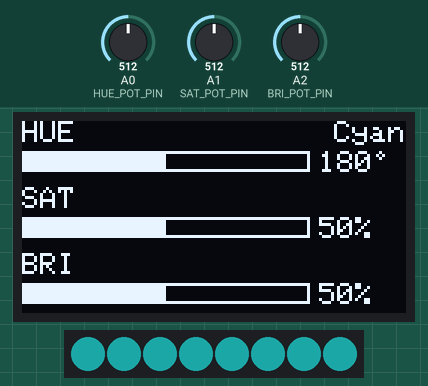
A sketch run on a simulated Arduino Leonardo, built with avr-gcc and run on an emulated ATmega32U4. Shown: 128×64 one-colour display, 8 RGB LEDs in strip order, left to right. The test bench sets the inputs (shaded band); at power-on: A0 (HUE_POT_PIN) = 512, A1 (SAT_POT_PIN) = 512, A2 (BRI_POT_PIN) = 512. Dim RGB values are drawn brighter than linear.

Above: at 1.2 s.
1.3 s: A0 (HUE_POT_PIN) set to 335
At 1.8 s:
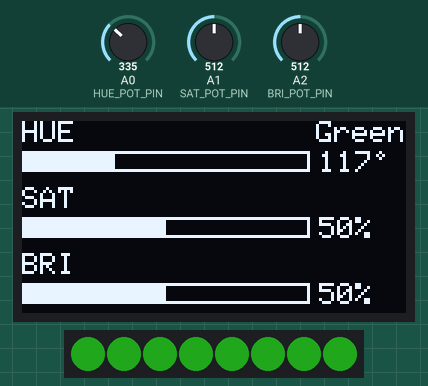
2.8 s: A1 (SAT_POT_PIN) set to 263
At 4.0 s:
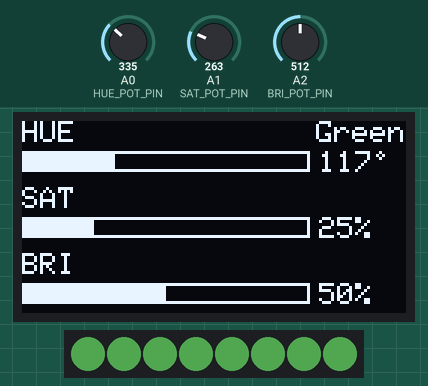
4.3 s: A1 (SAT_POT_PIN) set to 256
At 5.4 s:
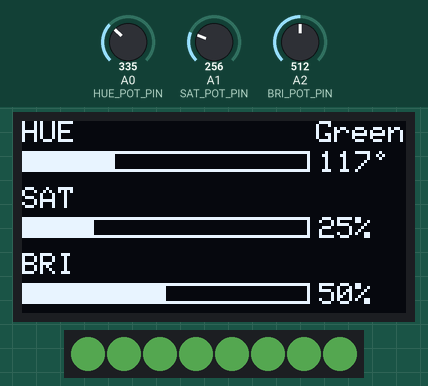
5.8 s: A2 (BRI_POT_PIN) set to 335
At 6.7 s:
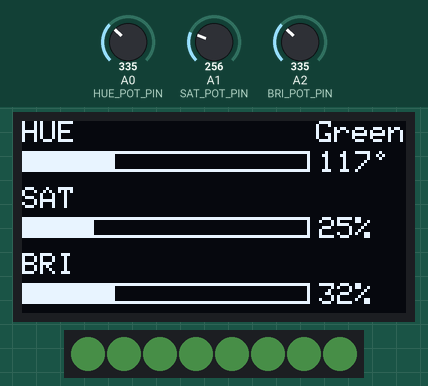
7.3 s: A0 (HUE_POT_PIN) set to 511
At 7.9 s:
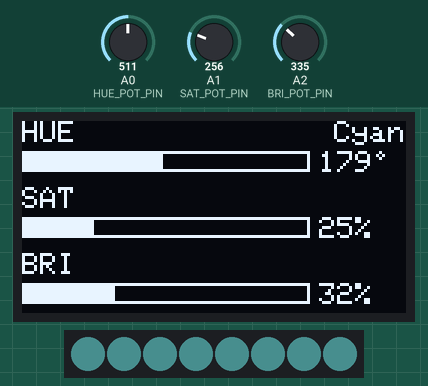
8.8 s: A2 (BRI_POT_PIN) set to 332
At 10.1 s:
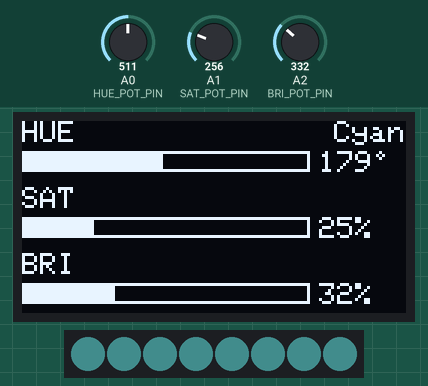
Timing chart, 0 to 11.3 s (numbered marks = the images above; inputs shaded):
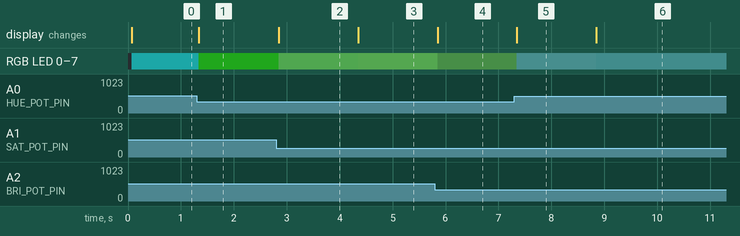

Measured:
- after the input at 1.3 s, RGB LED 0–7: RGB(7, 42, 42) → RGB(8, 42, 7) at once; the display: changes at once (image 1)
- after the input at 2.8 s, RGB LED 0–7: RGB(8, 42, 7) → RGB(20, 42, 20) at once; the display: changes at once (image 2)
- after the input at 4.3 s, RGB LED 0–7: RGB(20, 42, 20) → RGB(21, 42, 20) after 0.05 s
- after the input at 5.8 s, RGB LED 0–7: RGB(21, 42, 20) → RGB(7, 14, 7) after 0.05 s; the display: changes after 0.05 s (image 4)
- after the input at 7.3 s, RGB LED 0–7: RGB(7, 14, 7) → RGB(7, 14, 14) after 0.05 s; the display: changes after 0.05 s (image 5)
- after the input at 8.8 s, RGB LED 0–7: RGB(7, 14, 14) → RGB(6, 13, 13) after 0.05 s

The sketch:

HSBPotNeoPixelOLEDGraph.ino
```cpp
/**
 * Reads three potentiometers to control the hue, saturation, and
 * brightness of an 8-LED WS2812B NeoPixel stick, and displays all
 * three values on an SSD1306 OLED display with bar graphs and an
 * approximate color name for the current hue.
 *
 * Pot 1 (A0): Controls hue (0-360°)
 * Pot 2 (A1): Controls saturation (0-255, displayed as 0-100%)
 * Pot 3 (A2): Controls brightness (0-255, displayed as 0-100%)
 *
 * Wiring:
 *  - Pot 1 wiper   → A0 (hue)
 *  - Pot 2 wiper   → A1 (saturation)
 *  - Pot 3 wiper   → A2 (brightness)
 *  - NeoPixel DIN  → Pin 7 (avoid pin 2 on Leonardo; it's I2C SDA)
 *  - NeoPixel VCC  → 5V
 *  - NeoPixel GND  → GND
 *  - OLED SDA      → A4
 *  - OLED SCL      → A5
 *
 * For our NeoPixel tutorial, see:
 * https://makeabilitylab.github.io/physcomp/advancedio/addressable-leds.html
 *
 * For our OLED tutorias, see:
 * https://makeabilitylab.github.io/physcomp/advancedio/oled.html
 *
 * By Jon E. Froehlich
 * @jonfroehlich
 * http://makeabilitylab.io
 *
 */

// Includes for OLED
#include <SPI.h>
#include <Wire.h>
#include <Adafruit_GFX.h>
#include <Adafruit_SSD1306.h>

// Include for NeoPixels
#include <Adafruit_NeoPixel.h>

#define SCREEN_WIDTH 128 // OLED display width, in pixels
#define SCREEN_HEIGHT 64 // OLED display height, in pixels

// Declaration for an SSD1306 display connected to I2C (SDA, SCL pins)
#define OLED_RESET     4 // Reset pin # (or -1 if sharing Arduino reset pin)
Adafruit_SSD1306 _display(SCREEN_WIDTH, SCREEN_HEIGHT, &Wire, OLED_RESET);

// NeoPixel configuration
const int NEOPIXEL_PIN = 7; // Can't use PIN 2 on Leonardo because used by SDA
const int NUM_LEDS = 8;
Adafruit_NeoPixel _strip(NUM_LEDS, NEOPIXEL_PIN, NEO_GRB + NEO_KHZ800);

// Potentiometer pins
const int HUE_POT_PIN = A0;
const int SAT_POT_PIN = A1;
const int BRI_POT_PIN = A2;
const int MAX_ANALOG_VAL = 1023;

// Bar graph layout constants
const int BAR_X = 0;
const int BAR_WIDTH = 96;   // leaves room for value text to the right
const int BAR_HEIGHT = 7;

// Vertical layout: 3 sections, each 20px tall, with 1px dividers
// Section 0: y=0..19   (HUE)
// Divider:   y=20
// Section 1: y=22..41  (SAT)
// Divider:   y=42
// Section 2: y=44..63  (BRI)
const int SECTION_HEIGHT = 20;
const int SECTION_Y[] = { 0, 22, 44 };

void setup()
{
  Serial.begin(9600);

  // Initialize the OLED
  // SSD1306_SWITCHCAPVCC = generate display voltage from 3.3V internally
  if(!_display.begin(SSD1306_SWITCHCAPVCC, 0x3D)) { // Address 0x3D for 128x64
    Serial.println(F("SSD1306 allocation failed"));
    for(;;); // Don't proceed, loop forever
  }

  _display.clearDisplay();
  _display.setTextColor(SSD1306_WHITE);

  // Initialize the NeoPixel strip
  _strip.begin();
  _strip.setBrightness(255); // We control brightness via HSV, not setBrightness
  _strip.show();             // Initialize all pixels to off
}

void loop()
{
  // Read potentiometers (with brief delays for ADC multiplexer settling)
  int huePotVal = analogRead(HUE_POT_PIN);
  delay(1);
  int satPotVal = analogRead(SAT_POT_PIN);
  delay(1);
  int briPotVal = analogRead(BRI_POT_PIN);

  // Map pot values to NeoPixel HSV ranges
  uint16_t hue = map(huePotVal, 0, MAX_ANALOG_VAL, 0, 65535);
  uint8_t saturation = map(satPotVal, 0, MAX_ANALOG_VAL, 0, 255);
  uint8_t brightness = map(briPotVal, 0, MAX_ANALOG_VAL, 0, 255);

  // Human-readable display values
  int hueDegrees = map(huePotVal, 0, MAX_ANALOG_VAL, 0, 360);
  int satPercent = map(satPotVal, 0, MAX_ANALOG_VAL, 0, 100);
  int briPercent = map(briPotVal, 0, MAX_ANALOG_VAL, 0, 100);

  // Set all LEDs to the same HSV color
  uint32_t color = _strip.gamma32(_strip.ColorHSV(hue, saturation, brightness));
  _strip.fill(color);
  _strip.show();

  // Draw the OLED display
  _display.clearDisplay();
  _display.setTextSize(1);

  // ========== HUE (section 0) ==========
  int y = SECTION_Y[0];

  _display.setCursor(0, y);
  _display.print(F("HUE"));

  // Color name right-aligned on the header row
  const char* colorName = getColorName(hueDegrees);
  drawRightAlignedText(colorName, y);

  // Bar graph + degree value beside it
  int hueBarFill = map(hueDegrees, 0, 360, 0, BAR_WIDTH - 2);
  drawBarGraph(BAR_X, y + 10, BAR_WIDTH, BAR_HEIGHT, hueBarFill);
  drawValueWithDegree(hueDegrees, BAR_X + BAR_WIDTH + 3, y + 10);

  // ========== SAT (section 1) ==========
  y = SECTION_Y[1];

  _display.setCursor(0, y);
  _display.print(F("SAT"));

  // Bar graph + percentage beside it
  int satBarFill = map(satPercent, 0, 100, 0, BAR_WIDTH - 2);
  drawBarGraph(BAR_X, y + 10, BAR_WIDTH, BAR_HEIGHT, satBarFill);

  String strSat = String(satPercent) + "%";
  _display.setCursor(BAR_X + BAR_WIDTH + 3, y + 10);
  _display.print(strSat);

  // ========== BRI (section 2) ==========
  y = SECTION_Y[2];

  _display.setCursor(0, y);
  _display.print(F("BRI"));

  // Bar graph + percentage beside it
  int briBarFill = map(briPercent, 0, 100, 0, BAR_WIDTH - 2);
  drawBarGraph(BAR_X, y + 10, BAR_WIDTH, BAR_HEIGHT, briBarFill);

  String strBri = String(briPercent) + "%";
  _display.setCursor(BAR_X + BAR_WIDTH + 3, y + 10);
  _display.print(strBri);

  _display.display();

  delay(10);
}

/**
 * Draws a horizontal bar graph: an outlined rectangle with a filled
 * portion representing the current value.
 *
 * @param x       Top-left x of the bar
 * @param y       Top-left y of the bar
 * @param w       Total width of the bar outline
 * @param h       Height of the bar
 * @param fillW   Width of the filled portion (0 to w-2)
 */
void drawBarGraph(int x, int y, int w, int h, int fillW) {
  _display.drawRect(x, y, w, h, SSD1306_WHITE);
  if(fillW > 0) {
    _display.fillRect(x + 1, y + 1, fillW, h - 2, SSD1306_WHITE);
  }
}

/**
 * Draws a right-aligned string at the given y position.
 * Assumes text size is already set.
 *
 * @param text  The string to draw
 * @param y     The y position for the top of the text
 */
void drawRightAlignedText(const String &text, int y) {
  int16_t x1, y1;
  uint16_t tw, th;
  _display.getTextBounds(text, 0, 0, &x1, &y1, &tw, &th);
  _display.setCursor(SCREEN_WIDTH - tw, y);
  _display.print(text);
}

/**
 * Draws an integer value followed by a small degree circle at the
 * given position. Uses drawCircle with radius 1 for a compact
 * superscript-style degree symbol.
 *
 * @param value   The integer value to display
 * @param x       The x position for the start of the text
 * @param y       The y position for the top of the text
 */
void drawValueWithDegree(int value, int x, int y) {
  String strVal = String(value);
  _display.setCursor(x, y);
  _display.print(strVal);

  // Measure where the text ends, then draw a tiny circle as the degree symbol
  int16_t x1, y1;
  uint16_t tw, th;
  _display.getTextBounds(strVal, 0, 0, &x1, &y1, &tw, &th);
  _display.drawCircle(x + tw + 2, y + 1, 1, SSD1306_WHITE);
}

/**
 * Returns an approximate color name for a given hue angle (0-360).
 * Uses 14 named regions spanning the HSV color wheel. Names are
 * kept short to fit on the OLED at text size 1.
 *
 * @param hueDeg  Hue in degrees (0-360)
 * @return        A short color name string
 */
const char* getColorName(int hueDeg) {
  hueDeg = hueDeg % 360;

  if(hueDeg < 15)  return "Red";
  if(hueDeg < 30)  return "Red-Org";
  if(hueDeg < 45)  return "Orange";
  if(hueDeg < 70)  return "Yel-Org";
  if(hueDeg < 80)  return "Yellow";
  if(hueDeg < 100) return "Yel-Grn";
  if(hueDeg < 140) return "Green";
  if(hueDeg < 170) return "Grn-Cyn";
  if(hueDeg < 195) return "Cyan";
  if(hueDeg < 220) return "Sky Blue";
  if(hueDeg < 260) return "Blue";
  if(hueDeg < 290) return "Violet";
  if(hueDeg < 320) return "Magenta";
  if(hueDeg < 345) return "Rose";
  return "Red";
}
```
